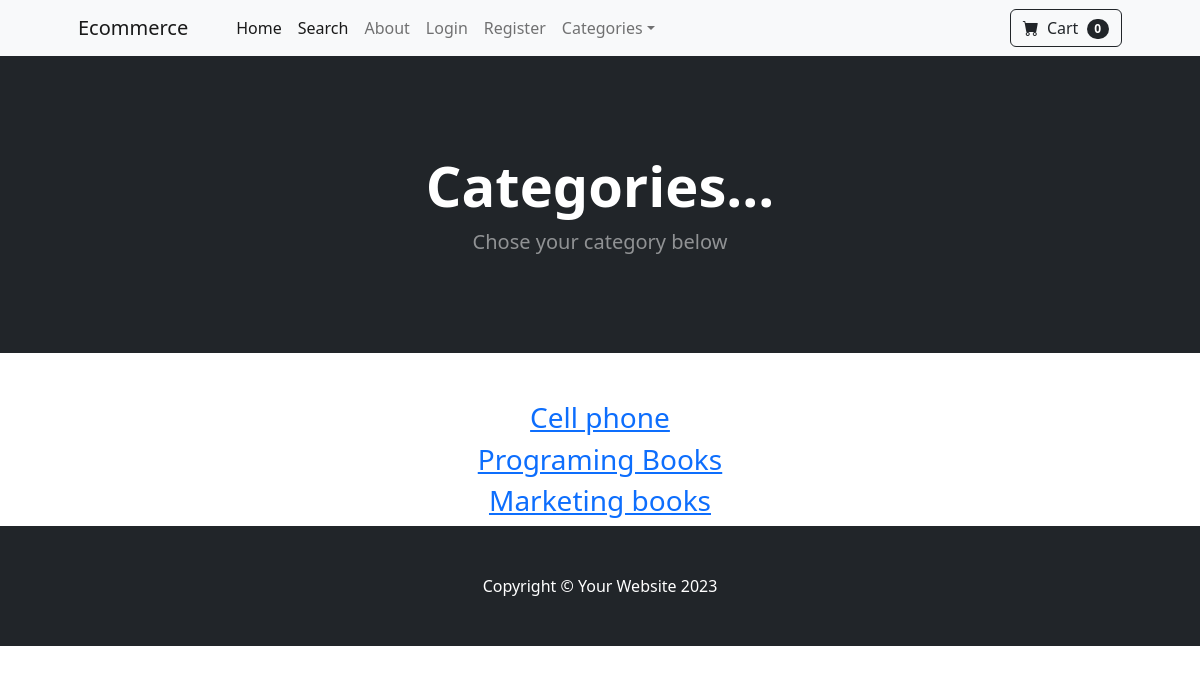
The app's page /category_summary/ with its own data.
### store/models.py (models this page shows)
class Category(models.Model):
    name = models.CharField(max_length=50)
    def __str__(self):
        return self.name
    class Meta:
        verbose_name_plural = 'categories'

### store/views.py (the view)
# urls.py: path('category_summary/', views.category_summary, name='category_summary'),
def category_summary(request):
    categories = Category.objects.all()
    return render(request, 'category_summary.html', {"categories":categories})

### cart/cart.py (called while the page is built)
    def __len__(self):
        return len(self.cart)

### cart/context_processor.py (called while the page is built)
def cart(request):
    return {'cart':Cart(request)}

### store/templates/category_summary.html (shortened to what this page needs)
{% extends 'base.html' %}
{% block content %}
<header class="bg-dark py-5">
    <div class="container px-4 px-lg-5 my-5">
        <div class="text-center text-white">
            <h1 class="display-4 fw-bolder">Categories...</h1>
            <p class="lead fw-normal text-white-50 mb-0">Chose your category below</p>
        </div>
    </div>
</header>
<div class="container">
    <div class="row">
        <center>
            <div class="col-8">
                {% for category in categories %}
                   <h3><a href="{% url 'category' category %}">{{category}}</a></li></h3>
                {% endfor %}
            </div>
        </center>
    </div>
</div>
{% endblock %}

### records on screen
Category: name "Cell phone"
Category: name "Programing Books"
Category: name "Marketing books"

### other values on screen
{{ cart|length }} "0"
